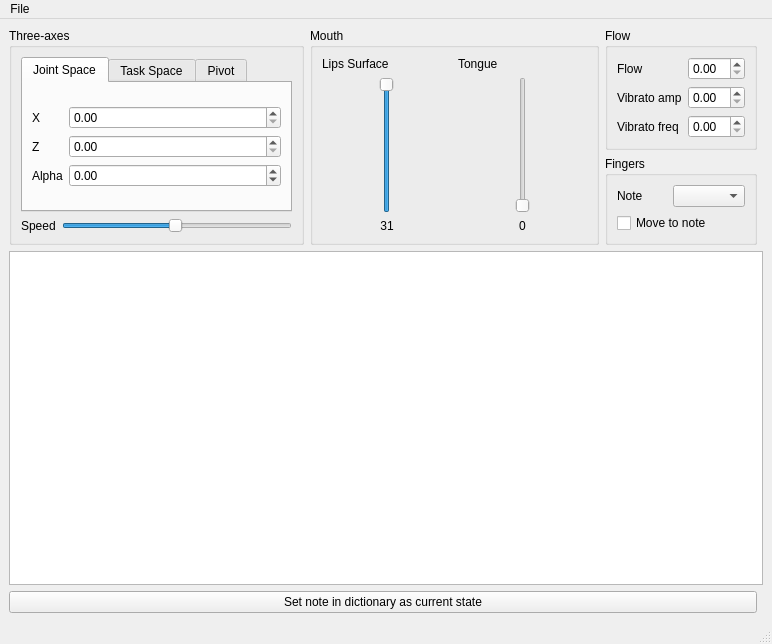
<?xml version="1.0" encoding="UTF-8"?>
<ui version="4.0">
 <class>MainWindow</class>
 <widget class="QMainWindow" name="MainWindow">
  <property name="geometry">
   <rect>
    <x>0</x>
    <y>0</y>
    <width>772</width>
    <height>644</height>
   </rect>
  </property>
  <property name="windowTitle">
   <string>MainWindow</string>
  </property>
  <widget class="QWidget" name="centralwidget">
   <layout class="QGridLayout" name="gridLayout">
    <item row="0" column="0" rowspan="2">
     <widget class="QGroupBox" name="groupBox">
      <property name="title">
       <string>Three-axes</string>
      </property>
      <layout class="QGridLayout" name="gridLayout_3">
       <item row="0" column="0" colspan="2">
        <widget class="QTabWidget" name="tabWidget">
         <property name="currentIndex">
          <number>0</number>
         </property>
         <widget class="QWidget" name="tab">
          <attribute name="title">
           <string>Joint Space</string>
          </attribute>
          <layout class="QGridLayout" name="gridLayout_2">
           <item row="0" column="0">
            <layout class="QGridLayout" name="jointSpaceGrid">
             <item row="0" column="0">
              <widget class="QLabel" name="label_3">
               <property name="sizePolicy">
                <sizepolicy hsizetype="Maximum" vsizetype="Preferred">
                 <horstretch>0</horstretch>
                 <verstretch>0</verstretch>
                </sizepolicy>
               </property>
               <property name="text">
                <string>X</string>
               </property>
              </widget>
             </item>
             <item row="0" column="1">
              <widget class="QDoubleSpinBox" name="xSpinBox">
               <property name="maximum">
                <double>300.000000000000000</double>
               </property>
               <property name="singleStep">
                <double>0.500000000000000</double>
               </property>
              </widget>
             </item>
             <item row="2" column="0">
              <widget class="QLabel" name="label_5">
               <property name="sizePolicy">
                <sizepolicy hsizetype="Maximum" vsizetype="Preferred">
                 <horstretch>0</horstretch>
                 <verstretch>0</verstretch>
                </sizepolicy>
               </property>
               <property name="text">
                <string>Alpha</string>
               </property>
              </widget>
             </item>
             <item row="2" column="1">
              <widget class="QDoubleSpinBox" name="alphaSpinBox">
               <property name="minimum">
                <double>-45.000000000000000</double>
               </property>
               <property name="maximum">
                <double>45.000000000000000</double>
               </property>
               <property name="singleStep">
                <double>0.500000000000000</double>
               </property>
              </widget>
             </item>
             <item row="1" column="1">
              <widget class="QDoubleSpinBox" name="zSpinBox">
               <property name="maximum">
                <double>300.000000000000000</double>
               </property>
               <property name="singleStep">
                <double>0.500000000000000</double>
               </property>
              </widget>
             </item>
             <item row="1" column="0">
              <widget class="QLabel" name="label_4">
               <property name="sizePolicy">
                <sizepolicy hsizetype="Maximum" vsizetype="Preferred">
                 <horstretch>0</horstretch>
                 <verstretch>0</verstretch>
                </sizepolicy>
               </property>
               <property name="text">
                <string>Z</string>
               </property>
              </widget>
             </item>
            </layout>
           </item>
          </layout>
         </widget>
         <widget class="QWidget" name="tab_2">
          <attribute name="title">
           <string>Task Space</string>
          </attribute>
          <layout class="QGridLayout" name="gridLayout_6">
           <item row="0" column="0">
            <layout class="QGridLayout" name="taskSpaceGrid">
             <item row="2" column="0">
              <widget class="QLabel" name="label_8">
               <property name="sizePolicy">
                <sizepolicy hsizetype="Maximum" vsizetype="Preferred">
                 <horstretch>0</horstretch>
                 <verstretch>0</verstretch>
                </sizepolicy>
               </property>
               <property name="text">
                <string>Offset</string>
               </property>
              </widget>
             </item>
             <item row="2" column="1">
              <widget class="QDoubleSpinBox" name="offsetSpinBox">
               <property name="minimum">
                <double>-100.000000000000000</double>
               </property>
               <property name="maximum">
                <double>100.000000000000000</double>
               </property>
               <property name="singleStep">
                <double>0.500000000000000</double>
               </property>
              </widget>
             </item>
             <item row="0" column="0">
              <widget class="QLabel" name="label_6">
               <property name="sizePolicy">
                <sizepolicy hsizetype="Maximum" vsizetype="Preferred">
                 <horstretch>0</horstretch>
                 <verstretch>0</verstretch>
                </sizepolicy>
               </property>
               <property name="text">
                <string>L</string>
               </property>
              </widget>
             </item>
             <item row="1" column="1">
              <widget class="QDoubleSpinBox" name="thetaSpinBox">
               <property name="minimum">
                <double>0.000000000000000</double>
               </property>
               <property name="maximum">
                <double>90.000000000000000</double>
               </property>
               <property name="singleStep">
                <double>0.500000000000000</double>
               </property>
              </widget>
             </item>
             <item row="0" column="1">
              <widget class="QDoubleSpinBox" name="rSpinBox">
               <property name="maximum">
                <double>300.000000000000000</double>
               </property>
               <property name="singleStep">
                <double>0.500000000000000</double>
               </property>
              </widget>
             </item>
             <item row="1" column="0">
              <widget class="QLabel" name="label_7">
               <property name="sizePolicy">
                <sizepolicy hsizetype="Maximum" vsizetype="Preferred">
                 <horstretch>0</horstretch>
                 <verstretch>0</verstretch>
                </sizepolicy>
               </property>
               <property name="text">
                <string>Theta</string>
               </property>
              </widget>
             </item>
            </layout>
           </item>
          </layout>
         </widget>
         <widget class="QWidget" name="tab_3">
          <attribute name="title">
           <string>Pivot</string>
          </attribute>
          <layout class="QGridLayout" name="gridLayout_4">
           <item row="2" column="0">
            <widget class="QLabel" name="label_15">
             <property name="text">
              <string>Angle to pivot</string>
             </property>
            </widget>
           </item>
           <item row="0" column="0">
            <widget class="QLabel" name="label">
             <property name="text">
              <string>Delta X</string>
             </property>
            </widget>
           </item>
           <item row="0" column="1">
            <widget class="QDoubleSpinBox" name="pivotDeltaX"/>
           </item>
           <item row="1" column="0">
            <widget class="QLabel" name="label_14">
             <property name="text">
              <string>Respect to</string>
             </property>
            </widget>
           </item>
           <item row="2" column="1">
            <widget class="QDoubleSpinBox" name="pivotAngle">
             <property name="minimum">
              <double>-45.000000000000000</double>
             </property>
             <property name="maximum">
              <double>45.000000000000000</double>
             </property>
            </widget>
           </item>
           <item row="0" column="2">
            <widget class="QLabel" name="label_13">
             <property name="text">
              <string>Delta Z</string>
             </property>
            </widget>
           </item>
           <item row="0" column="3">
            <widget class="QDoubleSpinBox" name="pivotDeltaZ"/>
           </item>
           <item row="1" column="1" colspan="3">
            <widget class="QComboBox" name="pivotReference">
             <item>
              <property name="text">
               <string>Mouth end</string>
              </property>
             </item>
             <item>
              <property name="text">
               <string>Flute labium</string>
              </property>
             </item>
             <item>
              <property name="text">
               <string>Absolute zero</string>
              </property>
             </item>
            </widget>
           </item>
           <item row="2" column="2" colspan="2">
            <widget class="QPushButton" name="pivotGoButton">
             <property name="text">
              <string>GO</string>
             </property>
            </widget>
           </item>
          </layout>
         </widget>
        </widget>
       </item>
       <item row="1" column="0">
        <widget class="QLabel" name="label_2">
         <property name="text">
          <string>Speed</string>
         </property>
        </widget>
       </item>
       <item row="1" column="1">
        <widget class="QSlider" name="speedSlider1">
         <property name="minimum">
          <number>1</number>
         </property>
         <property name="maximum">
          <number>100</number>
         </property>
         <property name="value">
          <number>50</number>
         </property>
         <property name="orientation">
          <enum>Qt::Horizontal</enum>
         </property>
        </widget>
       </item>
      </layout>
     </widget>
    </item>
    <item row="0" column="2">
     <widget class="QGroupBox" name="groupBox_2">
      <property name="title">
       <string>Flow</string>
      </property>
      <layout class="QGridLayout" name="gridLayout_5">
       <item row="0" column="0">
        <widget class="QLabel" name="label_9">
         <property name="text">
          <string>Flow</string>
         </property>
        </widget>
       </item>
       <item row="0" column="1">
        <widget class="QDoubleSpinBox" name="flowSpinBox">
         <property name="maximum">
          <double>50.000000000000000</double>
         </property>
         <property name="singleStep">
          <double>0.500000000000000</double>
         </property>
        </widget>
       </item>
       <item row="1" column="0">
        <widget class="QLabel" name="label_10">
         <property name="text">
          <string>Vibrato amp</string>
         </property>
        </widget>
       </item>
       <item row="1" column="1">
        <widget class="QDoubleSpinBox" name="ampSpinBox">
         <property name="singleStep">
          <double>0.500000000000000</double>
         </property>
        </widget>
       </item>
       <item row="2" column="0">
        <widget class="QLabel" name="label_11">
         <property name="text">
          <string>Vibrato freq</string>
         </property>
        </widget>
       </item>
       <item row="2" column="1">
        <widget class="QDoubleSpinBox" name="freqSpinBox">
         <property name="singleStep">
          <double>0.500000000000000</double>
         </property>
        </widget>
       </item>
      </layout>
     </widget>
    </item>
    <item row="0" column="1" rowspan="2">
     <widget class="QGroupBox" name="groupBox_4">
      <property name="title">
       <string>Mouth</string>
      </property>
      <layout class="QGridLayout" name="gridLayout_8">
       <item row="3" column="0">
        <widget class="QSlider" name="lips_surface_slider">
         <property name="sizePolicy">
          <sizepolicy hsizetype="Expanding" vsizetype="Expanding">
           <horstretch>0</horstretch>
           <verstretch>0</verstretch>
          </sizepolicy>
         </property>
         <property name="maximum">
          <number>31</number>
         </property>
         <property name="value">
          <number>31</number>
         </property>
         <property name="orientation">
          <enum>Qt::Vertical</enum>
         </property>
        </widget>
       </item>
       <item row="0" column="1" rowspan="2">
        <widget class="QLabel" name="label_17">
         <property name="text">
          <string>Tongue</string>
         </property>
        </widget>
       </item>
       <item row="3" column="1">
        <widget class="QSlider" name="tongue_slider">
         <property name="sizePolicy">
          <sizepolicy hsizetype="Expanding" vsizetype="Expanding">
           <horstretch>0</horstretch>
           <verstretch>0</verstretch>
          </sizepolicy>
         </property>
         <property name="maximum">
          <number>3</number>
         </property>
         <property name="orientation">
          <enum>Qt::Vertical</enum>
         </property>
        </widget>
       </item>
       <item row="0" column="0" rowspan="2">
        <widget class="QLabel" name="label_16">
         <property name="text">
          <string>Lips Surface</string>
         </property>
        </widget>
       </item>
       <item row="4" column="0">
        <widget class="QLabel" name="surface_label">
         <property name="text">
          <string>31</string>
         </property>
         <property name="alignment">
          <set>Qt::AlignCenter</set>
         </property>
        </widget>
       </item>
       <item row="4" column="1">
        <widget class="QLabel" name="tongue_label">
         <property name="text">
          <string>0</string>
         </property>
         <property name="alignment">
          <set>Qt::AlignCenter</set>
         </property>
        </widget>
       </item>
      </layout>
     </widget>
    </item>
    <item row="4" column="0" colspan="3">
     <widget class="QPushButton" name="setNoteDictionary">
      <property name="text">
       <string>Set note in dictionary as current state</string>
      </property>
     </widget>
    </item>
    <item row="1" column="2">
     <widget class="QGroupBox" name="groupBox_3">
      <property name="title">
       <string>Fingers</string>
      </property>
      <layout class="QGridLayout" name="gridLayout_7">
       <item row="0" column="1">
        <widget class="QComboBox" name="noteComboBox"/>
       </item>
       <item row="0" column="0">
        <widget class="QLabel" name="label_12">
         <property name="text">
          <string>Note</string>
         </property>
        </widget>
       </item>
       <item row="1" column="0" colspan="2">
        <widget class="QCheckBox" name="moveToNoteCheckBox">
         <property name="text">
          <string>Move to note</string>
         </property>
        </widget>
       </item>
      </layout>
     </widget>
    </item>
    <item row="2" column="0" colspan="4">
     <widget class="QTableWidget" name="tableWidget"/>
    </item>
   </layout>
  </widget>
  <widget class="QMenuBar" name="menubar">
   <property name="geometry">
    <rect>
     <x>0</x>
     <y>0</y>
     <width>772</width>
     <height>26</height>
    </rect>
   </property>
   <widget class="QMenu" name="menuFile">
    <property name="title">
     <string>File</string>
    </property>
    <addaction name="actionSaveDictionayAs"/>
   </widget>
   <addaction name="menuFile"/>
  </widget>
  <widget class="QStatusBar" name="statusbar"/>
  <action name="actionSaveDictionayAs">
   <property name="text">
    <string>SaveDictionayAs</string>
   </property>
  </action>
 </widget>
 <resources/>
 <connections/>
</ui>
